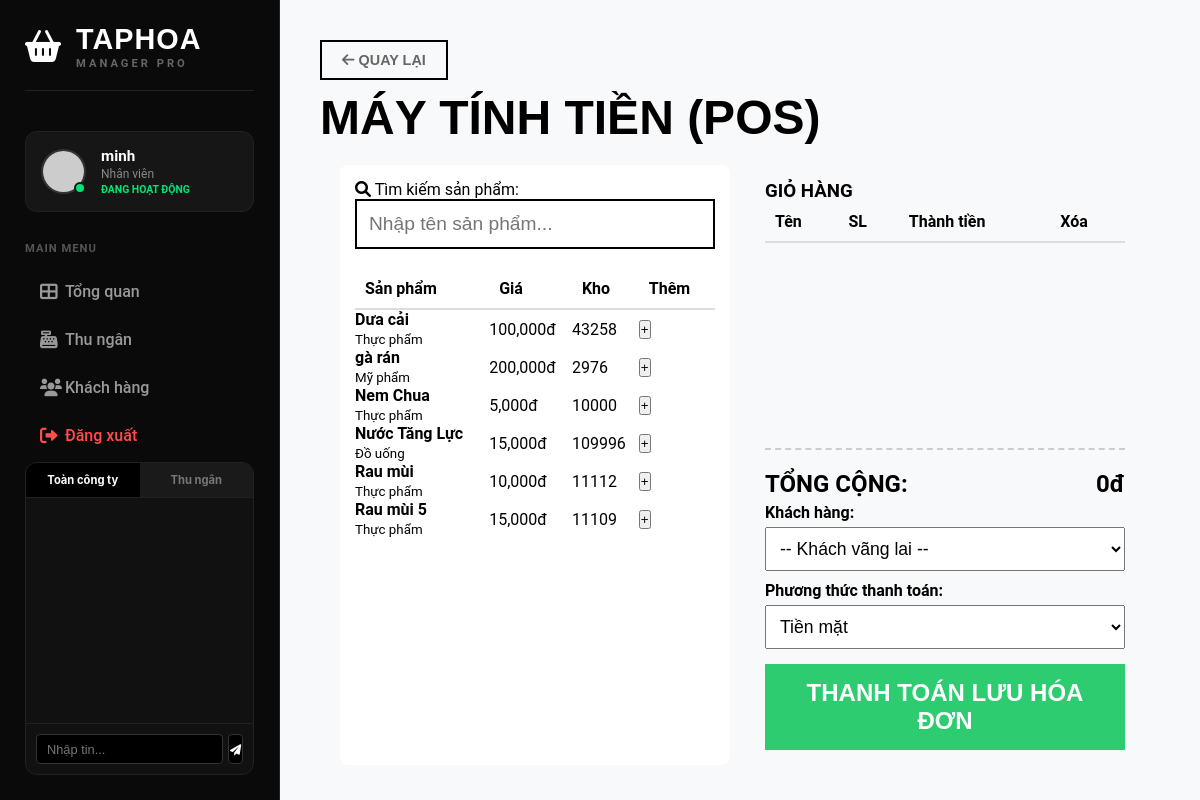
/index.php?action=cashier_pos (signed in), run on the app's committed database.
### tables this page shows
CREATE TABLE `products` (
  `id` int(11) NOT NULL,
  `code` varchar(50) NOT NULL,
  `name` varchar(255) NOT NULL,
  `category` varchar(100) DEFAULT NULL,
  `price` decimal(10,2) NOT NULL,
  `cost` decimal(10,2) NOT NULL,
  `stock` int(11) DEFAULT 0,
  `unit` varchar(50) DEFAULT NULL,
  `image` varchar(255) DEFAULT NULL,
  `created_at` timestamp NOT NULL DEFAULT current_timestamp()
);

### controllers/CashierController.php (called while the page is built, shortened)
<?php
class CashierController {
    private $db;
    public function __construct() {
        $database = new Database();
        $this->db = $database->getConnection();
    }
    public function pos() {
        $this->db->exec("CREATE TABLE IF NOT EXISTS system_settings (
            setting_key varchar(50) NOT NULL,
            setting_value varchar(255) NOT NULL,
            description text,
            PRIMARY KEY (setting_key)
        ) ENGINE=InnoDB DEFAULT CHARSET=utf8mb4 COLLATE=utf8mb4_general_ci;");
        $this->db->exec("INSERT IGNORE INTO system_settings (setting_key, setting_value, description) VALUES
            ('global_discount_percent', '0', 'Phần trăm giảm giá toàn hệ thống tại POS'),
            ('points_silver', '50', 'Số điểm tối thiểu để đạt hạng Bạc'),
            ('points_gold', '200', 'Số điểm tối thiểu để đạt hạng Vàng'),
            ('points_conversion_rate', '100000', 'Số tiền VNĐ tương ứng 1 điểm'),
            ('discount_silver', '0', 'Phần trăm giảm giá cho hạng Bạc'),
            ('discount_gold', '0', 'Phần trăm giảm giá cho hạng Vàng');");
        try {
            $this->db->exec("ALTER TABLE orders ADD COLUMN IF NOT EXISTS customer_id int(11) DEFAULT NULL AFTER id;");
            $this->db->exec("ALTER TABLE orders ADD COLUMN IF NOT EXISTS payment_method varchar(50) DEFAULT 'Tiền mặt' AFTER total_amount;");
        } catch(Exception $e) {}
        $query = "SELECT * FROM products WHERE stock > 0 ORDER BY name ASC";
        $stmt = $this->db->prepare($query);
        $stmt->execute();
        $products = $stmt->fetchAll(PDO::FETCH_ASSOC);
        require_once '../views/cashier/pos.php';
    }
}

### config/Database.php (called while the page is built, shortened)
<?php
class Database {
    private $host = "localhost";
    private $db_name = "taphoa_db";
    private $username = "root";
    private $password = "";
    public function getConnection() {
        $this->conn = null;
        try {
            $this->conn = new PDO("mysql:host=" . $this->host . ";dbname=" . $this->db_name, $this->username, $this->password);
            $this->conn->exec("set names utf8");
            $this->conn->setAttribute(PDO::ATTR_ERRMODE, PDO::ERRMODE_EXCEPTION);
        } catch(PDOException $exception) {
            echo "Lỗi kết nối: " . $exception->getMessage();
        }
        return $this->conn;
    }
}
?>

### views/cashier/pos.php (the view, shortened to what this page needs)
<!DOCTYPE html>
<html lang="vi">
<head>
    <link rel="stylesheet" href="css/style.css">
    <link rel="stylesheet" href="https://cdnjs.cloudflare.com/ajax/libs/font-awesome/6.0.0/css/all.min.css">
</head>
<body>
    <?php include '../views/partials/sidebar.php'; ?>
    <main class="main-content">
        <a href="javascript:history.back()" class="back-btn" style="display:inline-block; margin-bottom:10px; color:#666; text-decoration:none; font-weight:bold;"><i class="fas fa-arrow-left"></i> Quay lại</a>
        <h1 style="font-family: 'Oswald', sans-serif;">MÁY TÍNH TIỀN (POS)</h1>
        <div class="pos-container">
            <div class="product-list">
                <div class="scan-box">
                    <label><i class="fas fa-search"></i> Tìm kiếm sản phẩm:</label>
                    <input type="text" id="search-input" placeholder="Nhập tên sản phẩm..." autocomplete="off" oninput="filterProducts()">
                </div>
                <table class="cart-table" id="product-table">
                    <thead>
                        <tr>
                            <th>Sản phẩm</th>
                            <th>Giá</th>
                            <th>Kho</th>
                            <th>Thêm</th>
                        </tr>
                    </thead>
                    <tbody>
                        <?php foreach ($products as $p): ?>
                        <tr class="product-row" data-name="<?php echo strtolower($p['name']); ?>">
                            <td><strong><?php echo $p['name']; ?></strong><br><small><?php echo $p['category'] ?? 'N/A'; ?></small></td>
                            <td><?php echo number_format($p['price']); ?>đ</td>
                            <td><?php echo $p['stock']; ?></td>
                            <td><button onclick="addToCart(<?php echo htmlspecialchars(json_encode($p)); ?>)" class="btn-add">+</button></td>
                        </tr>
                        <?php endforeach; ?>
                    </tbody>
                </table>
            </div>
            <div class="cart-section">
                <h3>GIỎ HÀNG</h3>
                <table class="cart-table" id="cart-table">
                    <thead>
                        <tr>
                            <th>Tên</th>
                            <th>SL</th>
                            <th>Thành tiền</th>
                            <th>Xóa</th>
                        </tr>
                    </thead>
                </table>
                <div class="total-section">
                    <div style="display: flex; justify-content: space-between; font-size: 1.5rem; font-weight: bold; margin-bottom: 5px;">
                        <span>TỔNG CỘNG:</span>
                        <span id="grand-total">0đ</span>
                    </div>
                    <div style="margin-bottom: 15px;">
                        <label style="font-weight: bold;">Khách hàng:</label>
                        <select id="customer-select" style="width: 100%; padding: 10px; margin-top: 5px; font-size: 1.1rem; margin-bottom: 10px;" onchange="updateCartUI()">
                            <option value="" data-tier="Đồng">-- Khách vãng lai --</option>
                        </select>
                        <label style="font-weight: bold;">Phương thức thanh toán:</label>
                        <select id="payment-method" style="width: 100%; padding: 10px; margin-top: 5px; font-size: 1.1rem;">
                            <option value="Tiền mặt">Tiền mặt</option>
                        </select>
                    </div>
                    <button class="btn-checkout" onclick="processCheckout()">THANH TOÁN LƯU HÓA ĐƠN</button>
                </div>
            </div>
        </div>
    </main>
</body>
</html>

### public/css/style.css (style rules this page uses)
* { margin: 0; padding: 0; box-sizing: border-box; }
body { font-family: 'Roboto', sans-serif; height: 100vh; display: flex; overflow: hidden; }
.main-content { margin-left: 280px; flex: 1; padding: 40px; background-color: #f8f9fa; }
.main-content { flex: 1; padding: 40px; overflow-y: auto; }
.main-content h1 { font-family: 'Oswald', sans-serif; font-size: 3rem; text-transform: uppercase; }
.back-btn { text-decoration: none; color: #000; font-weight: 700; font-family: 'Oswald', sans-serif; border: 2px solid #000; padding: 10px 20px; transition: all 0.3s; text-transform: uppercase; font-size: 0.9rem; display: flex; align-items: center; gap: 10px; }

### views/cashier/pos.php (style rules this page uses)
.pos-container { display: flex; gap: 20px; padding: 20px; height: 80vh; }
.product-list { flex: 1; background: #fff; padding: 15px; border-radius: 8px; overflow-y: auto; }
.cart-section { flex: 1; background: #f8f9fa; padding: 15px; border-radius: 8px; display: flex; flex-direction: column; }
.scan-box { margin-bottom: 20px; }
.scan-box input { width: 100%; padding: 12px; font-size: 1.2rem; border: 2px solid #000; }
.cart-table { width: 100%; border-collapse: collapse; }
.cart-table th { text-align: left; border-bottom: 2px solid #ddd; padding: 10px; }
.total-section { margin-top: auto; padding-top: 20px; border-top: 2px dashed #ccc; }
.btn-checkout { background: #2ecc71; color: white; width: 100%; padding: 15px; border: none; font-size: 1.5rem; cursor: pointer; font-weight: bold; }

### data on the page
products: name "Dưa cải", category "Thực phẩm", price "100,000", stock "43258"
products: name "gà rán", category "Mỹ phẩm", price "200,000", stock "2976"
products: name "Nem Chua", category "Thực phẩm", price "5,000", stock "10000"
products: name "Nước Tăng Lực", category "Đồ uống", price "15,000", stock "109996"
products: name "Rau mùi", category "Thực phẩm", price "10,000", stock "11112"
products: name "Rau mùi 5", category "Thực phẩm", price "15,000", stock "11109"

### other printed values
$username "minh"
$userRole "Nhân viên"
$chatDeptName "Thu ngân"
